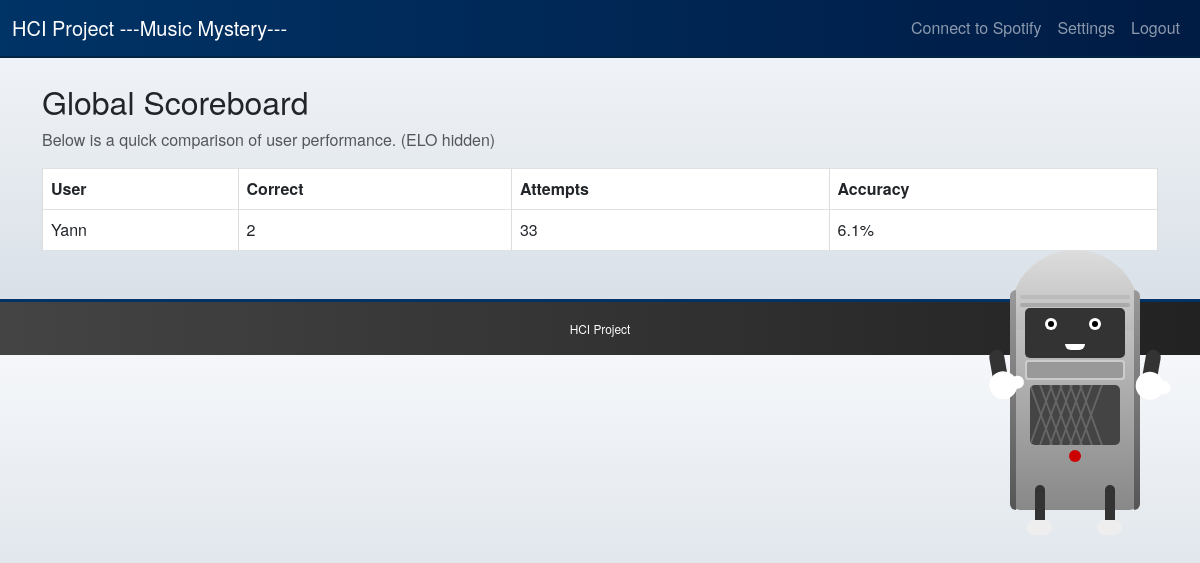
Page /scoreboard (signed in) on the earlier database version.
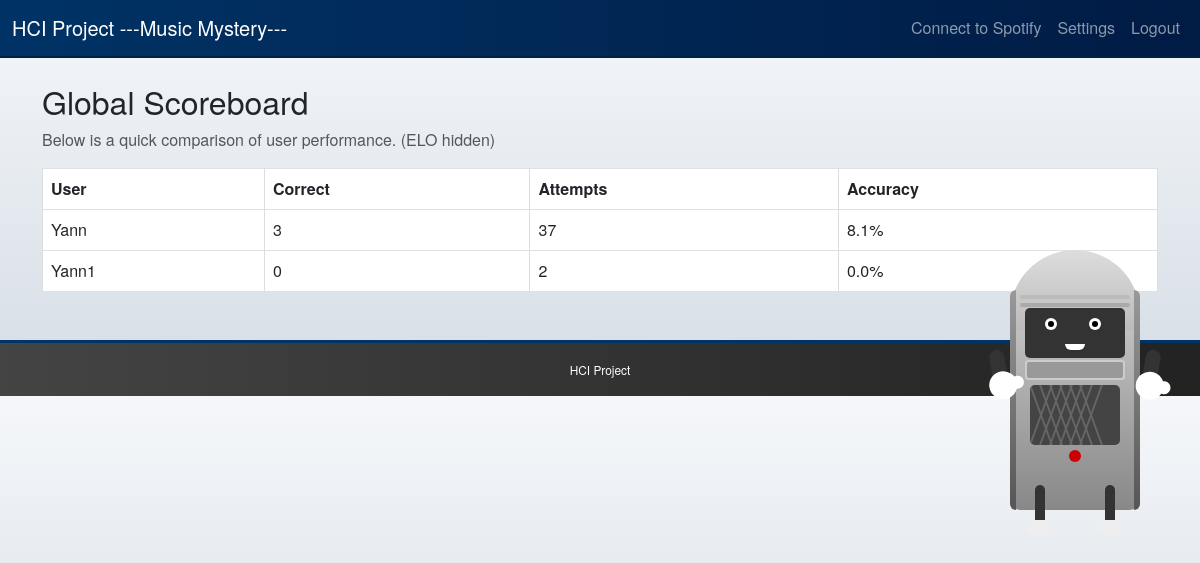
Same page on the later database version.
### models.py (models this page shows, shortened)
class User(db.Model):
    id = db.Column(db.Integer, primary_key=True)
    username = db.Column(db.String(80), unique=True, nullable=False)
    password = db.Column(db.String(80), nullable=False)
    total_correct = db.Column(db.Integer, default=0)
    total_attempts = db.Column(db.Integer, default=0)
    missed_songs = db.Column(db.String(1000), default="[]")
    random_guess_elo = db.Column(db.Integer, default=1200)
    personalized_guess_elo = db.Column(db.Integer, default=1200)
    random_rank_elo = db.Column(db.Integer, default=1200)
    personalized_rank_elo = db.Column(db.Integer, default=1200)
    preferences_json = db.Column(db.Text, default="{}")

### routes/quiz_main.py (the view)
@quiz_bp.route('/scoreboard')
@require_login
def scoreboard():
    users = User.query.all()
    def accuracy(u):
        if u.total_attempts == 0:
            return 0
        return u.total_correct / u.total_attempts
    sorted_users = sorted(users, key=lambda x: (accuracy(x), x.total_correct), reverse=True)
    return render_template('scoreboard.html', all_users=sorted_users)

### app.py (called while the page is built)
def create_app():
    load_dotenv()
    app = Flask(__name__)
    app.secret_key = "ANY_RANDOM_SECRET_FOR_DEVELOPMENT"
    app.config["SQLALCHEMY_DATABASE_URI"] = "sqlite:///guessing_game.db"
    app.config["SQLALCHEMY_TRACK_MODIFICATIONS"] = False
    db.init_app(app)
    @app.context_processor
    def inject_now():
        return {"now": datetime.datetime.now()}
    @app.context_processor
    def inject_buddy_message():
        return {
            "buddy_message": session.get("buddy_message", ""),
            "buddy_hint": session.get("buddy_hint", "")
        }
    from routes.auth import auth_bp
    from routes.quiz_base import quiz_bp
    import routes.quiz_main
    import routes.quiz_personalized
    import routes.quiz_ranking
    app.register_blueprint(auth_bp)
    app.register_blueprint(quiz_bp)
    with app.app_context():
        db.create_all()
    return app

### routes/quiz_main.py (called while the page is built)
def current_user():
    uid = session.get("user_id")
    if not uid:
        return None
    return User.query.get(uid)

def require_login(f):
    @wraps(f)
    def wrapper(*args, **kwargs):
        if not current_user():
            flash("Please log in first!", "warning")
            return redirect(url_for('auth_bp.login'))
        return f(*args, **kwargs)
    return wrapper

### templates/scoreboard.html
{% extends "layout.html" %}
{% block content %}
<h2>Global Scoreboard</h2>
<p class="text-muted">Below is a quick comparison of user performance. (ELO hidden)</p>
<table class="table table-bordered">
  <thead>
    <tr>
      <th>User</th>
      <th>Correct</th>
      <th>Attempts</th>
      <th>Accuracy</th>
    </tr>
  </thead>
  <tbody>
    {% for u in all_users %}
      {% set accuracy = 0 %}
      {% if u.total_attempts != 0 %}
        {% set accuracy = (u.total_correct / u.total_attempts) * 100 %}
      {% endif %}
      <tr>
        <td>{{ u.username }}</td>
        <td>{{ u.total_correct }}</td>
        <td>{{ u.total_attempts }}</td>
        <td>{{ accuracy|round(1) }}%</td>
      </tr>
    {% endfor %}
  </tbody>
</table>
{% endblock %}

### templates/layout.html (shortened to what this page needs)
<!DOCTYPE html>
<html>
<head>
  <link
    rel="stylesheet"
    href="https://cdn.jsdelivr.net/npm/bootstrap@5.3.0/dist/css/bootstrap.min.css"
  />
  <link rel="stylesheet" href="{{ url_for('static', filename='css/style.css') }}">
</head>
<body class="{% if session.color_theme == 'light' %}light-theme{% endif %}">
  <nav class="navbar navbar-expand-lg {% if session.color_theme == 'light' %}navbar-light bg-light{% else %}navbar-dark bg-dark{% endif %}">
    <div class="container-fluid">
      <a class="navbar-brand" href="{{ url_for('quiz_bp.dashboard') }}">
        HCI Project ---Music Mystery---
      </a>
      <div class="collapse navbar-collapse" id="navbarToggler">
        <ul class="navbar-nav ms-auto">
          {% if session.spotify_token %}
            <li class="nav-item">
              <span class="nav-link">Spotify: Connected</span>
            </li>
          {% else %}
            <li class="nav-item">
              <a class="nav-link" href="{{ url_for('auth_bp.spotify_login') }}">Connect to Spotify</a>
            </li>
          {% endif %}
          {% if session.user_id %}
          <li class="nav-item">
            <a class="nav-link" href="{{ url_for('quiz_bp.settings') }}">Settings</a>
          </li>
          <li class="nav-item">
            <a class="nav-link" href="{{ url_for('auth_bp.logout') }}">Logout</a>
          </li>
          {% endif %}
        </ul>
      </div>
    </div>
  </nav>
  <div class="container mt-4">
    {% block content %}{% endblock %}
  </div>
  <footer class="bg-secondary text-white mt-5 py-3">
    <div class="container text-center">
      <small>HCI Project</small>
    </div>
  </footer>
  <div class="jukebox" id="buddyInLayout"
       style="position: fixed; top: 50%; right: 60px; transform: translateY(-50%); z-index:9999;">
    <div class="silver-band left"></div>
    <div class="silver-band right"></div>
    <div class="decorative-line"></div>
    <div class="face">
      <div class="eye left"><div class="pupil"></div></div>
      <div class="eye right"><div class="pupil"></div></div>
      <div class="mouth" id="mouth"></div>
    </div>
    <div class="grille"></div>
    <div class="speaker"></div>
    <div class="button"></div>
    <div class="arm arm-left"><div class="hand"></div></div>
    <div class="arm arm-right"><div class="hand"></div></div>
    <div class="leg leg-left"><div class="shoe"></div></div>
    <div class="leg leg-right"><div class="shoe"></div></div>
  </div>
</body>
</html>

### static/css/style.css (style rules this page uses)
body { background: linear-gradient(180deg, #f5f7fa 0%, #d4dce4 100%); margin: 0; padding: 0; font-family: "Helvetica Neue", Arial, sans-serif; }
.navbar-dark.bg-dark { background: linear-gradient(90deg, #003366 0%, #001B44 100%); border-bottom: 2px solid #002244; }
footer.bg-secondary { background: linear-gradient(90deg, #444 0%, #222 100%); border-top: 3px solid #003366; }
footer .container { font-size: 0.85rem; }
.table-bordered > :not(caption) > * > * { border-color: #ddd !important; }

### templates/layout.html (style rules this page uses)
.jukebox { position: relative; width: 130px; height: 220px; background: linear-gradient(to bottom, #cccccc 0%, #888888 100%); border-radius: 10px; animation: dance 3s infinite ease-in-out; transform-origin: center bottom; cursor: pointer; }
.jukebox::before { content: ''; position: absolute; top: -40px; left: 0; width: 130px; height: 80px; background: linear-gradient(to bottom, #dddddd 0%, #bbbbbb 100%); border-radius: 65px 65px 0 0; }
.silver-band { position: absolute; top: 0; width: 6px; height: 100%; background: linear-gradient(to bottom, #999 0%, #555 100%); }
.silver-band.left { left: 0; border-top-left-radius: 10px; border-bottom-left-radius: 10px; }
.silver-band.right { right: 0; border-top-right-radius: 10px; border-bottom-right-radius: 10px; }
.decorative-line { position: absolute; top: 5px; left: 10px; width: 110px; height: 4px; background: #bbb; border-radius: 2px; }
.decorative-line::after { content: ''; position: absolute; top: 8px; left: 0; width: 110px; height: 4px; background: #aaa; border-radius: 2px; }
.face { position: absolute; top: 18px; left: 15px; width: 100px; height: 50px; background: #333; border-radius: 5px; overflow: hidden; z-index: 2; }
.eye { position: absolute; top: 10px; width: 12px; height: 12px; background: #fff; border-radius: 50%; overflow: hidden; }
.eye.left { left: 20px; }
.eye.right { left: 64px; }
.pupil { position: absolute; top: 3px; left: 3px; width: 6px; height: 6px; background: #000; border-radius: 50%; }
.mouth { position: absolute; bottom: 8px; left: 40px; width: 20px; height: 6px; background: #fff; border-radius: 0 0 20px 20px; transform-origin: bottom center; }
.grille { position: absolute; top: 70px; left: 15px; width: 100px; height: 20px; background: #ccc; border-radius: 3px; }
.grille::before { content: ''; position: absolute; top: 2px; left: 2px; width: 96px; height: 16px; background: #999; border-radius: 2px; }
.speaker { position: absolute; top: 95px; left: 20px; width: 90px; height: 60px; background: #444; border-radius: 5px; overflow: hidden; }
.speaker::before { content: ''; position: absolute; width: 2px; height: 100%; background: #666; left: 10px; transform: skew(20deg); box-shadow: 10px 0 0 #666, 20px 0 0 #666, 30px 0 0 #666, 40px 0 0 #666, 50px 0 0 #666; }
.speaker::after { content: ''; position: absolute; width: 2px; height: 100%; background: #666; left: 10px; transform: skew(-20deg); box-shadow: 10px 0 0 #666, 20px 0 0 #666, 30px 0 0 #666, 40px 0 0 #666, 50px 0 0 #666; }
.button { position: absolute; top: 160px; left: 50%; transform: translateX(-50%); width: 12px; height: 12px; background: #c00; border-radius: 50%; }
.arm { position: absolute; width: 15px; height: 45px; background: #333; border-radius: 30px; transform-origin: top center; animation: armSway 4s infinite ease-in-out; }
.arm-left { top: 60px; left: -22px; transform: rotate(-10deg); }
.arm-right { top: 60px; right: -22px; transform: rotate(10deg); }
.hand { position: absolute; bottom: -5px; left: -5px; width: 28px; height: 28px; background: #fff; border-radius: 50%; }
.hand::before { content: ''; position: absolute; width: 13px; height: 13px; background: #fff; border-radius: 50%; top: 7px; right: -7px; }
.leg { position: absolute; width: 10px; height: 50px; background: #333; border-radius: 5px; bottom: -25px; transform-origin: top center; }
.leg-left { left: 25px; animation: legLeftWiggle 4s infinite ease-in-out; }
.leg-right { right: 25px; animation: legRightWiggle 4s infinite ease-in-out; }
.shoe { position: absolute; bottom: 0; left: -8px; width: 25px; height: 15px; background: #eee; border-radius: 10px; }

Differences in the rows shown:
changed User "Yann": total_correct "2" → "3"; total_attempts "33" → "37"; accuracy "6.1" → "8.1"
added User: username "Yann1", total_correct "0", total_attempts "2", accuracy "0.0"
